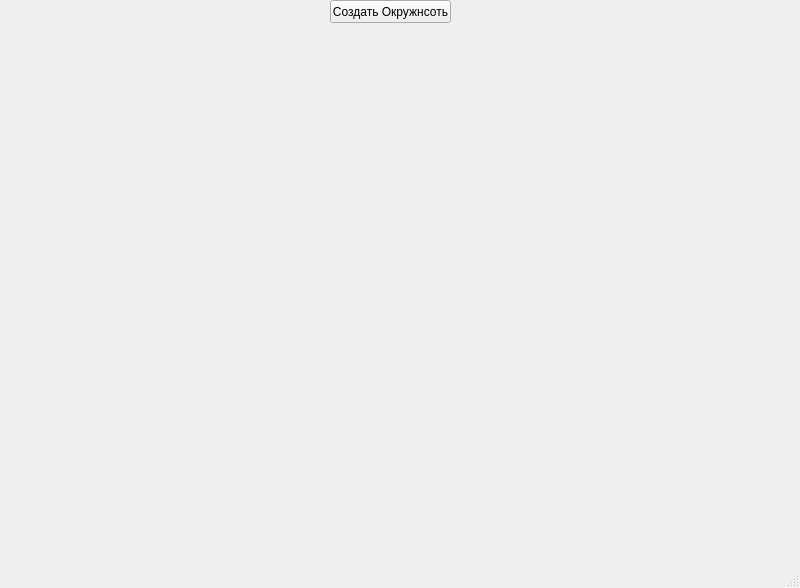
<?xml version="1.0" encoding="UTF-8"?>
<ui version="4.0">
 <class>MainWindow</class>
 <widget class="QMainWindow" name="MainWindow">
  <property name="geometry">
   <rect>
    <x>0</x>
    <y>0</y>
    <width>800</width>
    <height>588</height>
   </rect>
  </property>
  <property name="windowTitle">
   <string>MainWindow</string>
  </property>
  <widget class="QWidget" name="centralwidget">
   <widget class="QPushButton" name="pushButton">
    <property name="geometry">
     <rect>
      <x>330</x>
      <y>0</y>
      <width>121</width>
      <height>23</height>
     </rect>
    </property>
    <property name="text">
     <string>Создать Окружнсоть</string>
    </property>
   </widget>
  </widget>
  <widget class="QMenuBar" name="menubar">
   <property name="geometry">
    <rect>
     <x>0</x>
     <y>0</y>
     <width>800</width>
     <height>21</height>
    </rect>
   </property>
  </widget>
  <widget class="QStatusBar" name="statusbar"/>
 </widget>
 <resources/>
 <connections/>
</ui>
